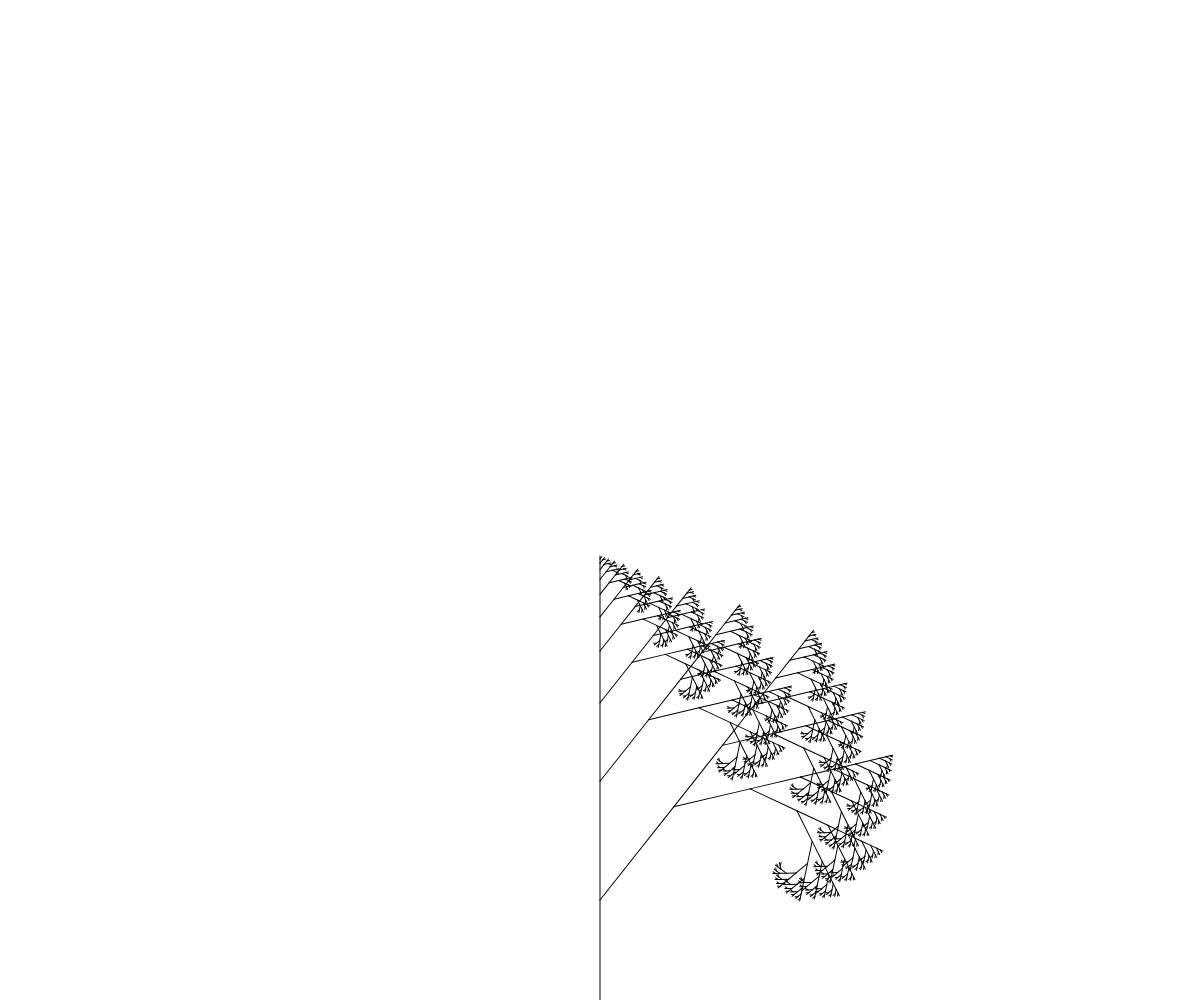
Frame 1 (no input)
Frame 60 (no input): identical to frame 1, image omitted
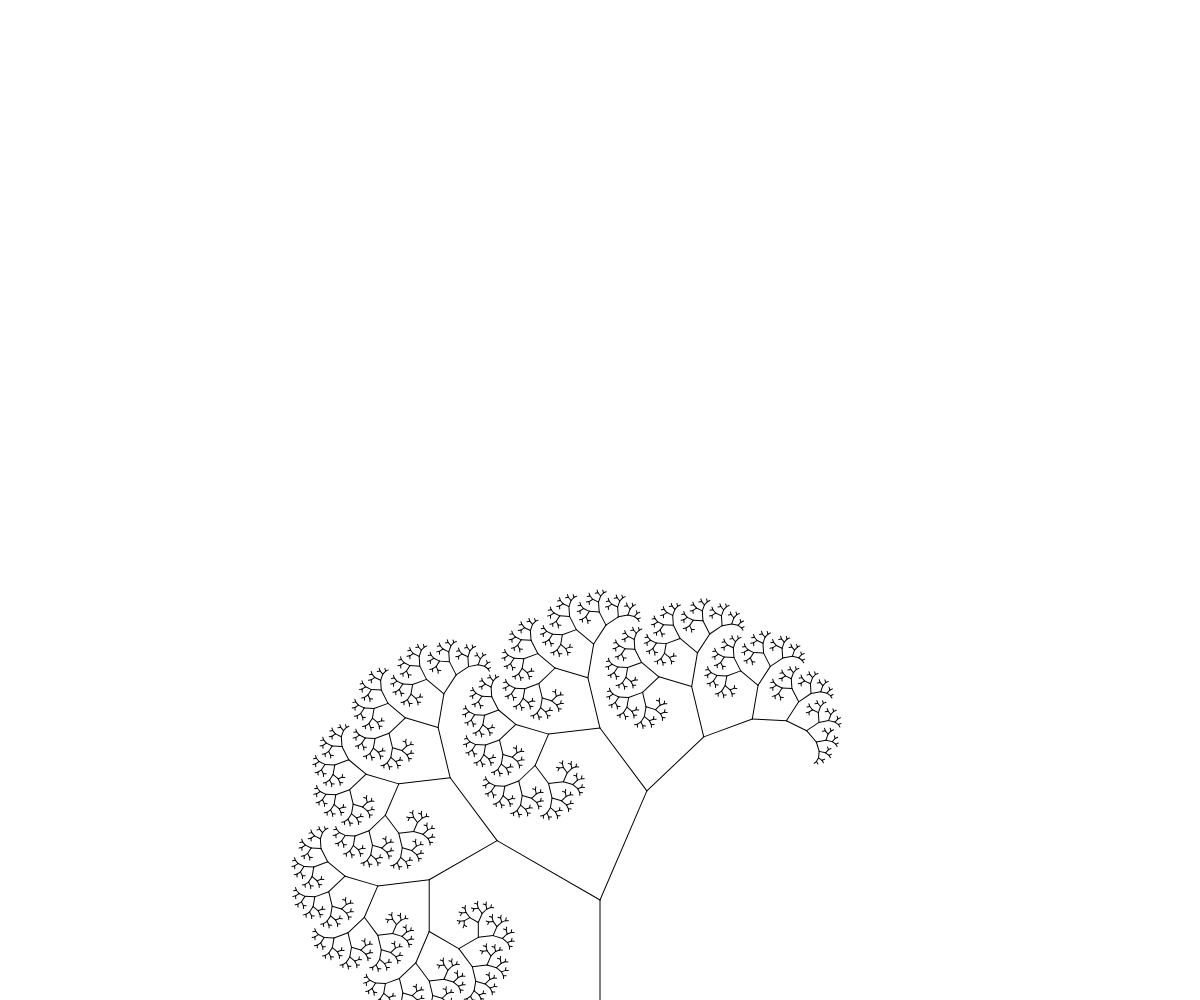
Frame 120 (the mouse pressed at the canvas centre since frame 60)

The p5.js sketch that drew these frames (run headless with seeded random() and noise() and a simulated clock; from frame 60 on, the mouse is pressed at the canvas centre):

// p5.js sketch
// ── sketch.js
var theta;

function setup() {
  createCanvas(windowWidth,windowHeight);
}
function draw() {
  background(255);
  frameRate(30);
  stroke(0);
  var firstRot=(mouseY/windowHeight)*120;
  theta=radians(firstRot);
  translate(windowWidth*0.5,height);
  line(0,0,0,-100);
  translate(0,-100);
  branch(180);
}
function branch(h){
  h *=0.66;
  if (h>2){
    push();
    rotate(noise(theta));
    line(0,0,0,-h);
    translate(0,-h);
    branch(h);
    pop();
    
    push();
    rotate(-theta);
    line(0,0,0,-h);
    translate(0,-h);
    branch(h);
    pop();
  }
}
